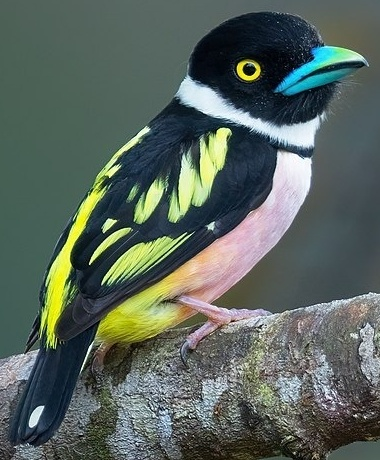
#> input picture module_1/images/bird.jpg, 380 x 460 px
$ jupyter execute feature_extraction_other.ipynb   (older library calls are emulated)
#> lines starting #> are read from the running program, lines starting #| are printed output that depends on the picture
[cell 1]
import cv2
from IPython.display import Image
import matplotlib.pyplot as plt
import numpy as np

# Load the main image
image = cv2.imread('images/bird.jpg',0)
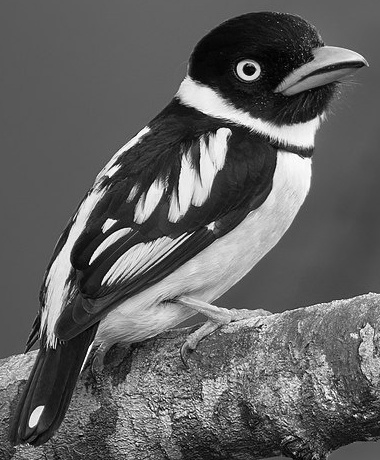
#> image: shape (460, 380); min 0, max 255, mean 97.2

[cell 2]
# Create a BRISK detector object
brisk = cv2.BRISK_create()

# Get keypoints and descriptors
kp, descriptors = brisk.detectAndCompute(image, None)
#> kp = 3903 keypoints; strongest (x, y, size): (89, 263, 11.3), (41, 407, 24), (91, 260, 24.6), (43, 406, 13.9)

# Draw the keypoints
brisk_img = cv2.drawKeypoints(image, kp, None,color=(0,0,255))
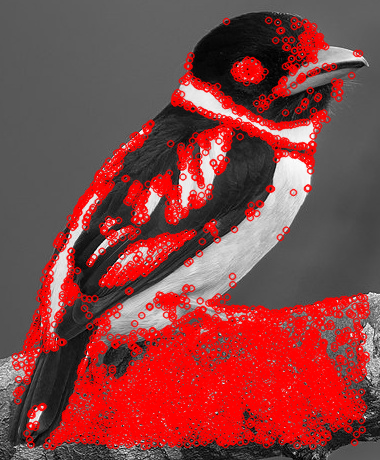
#> brisk_img: shape (460, 380, 3); mean of channels 0, 1, 2 66.7, 66.7, 134.7; drawn as B, G, R

[cell 3]
# Save the image
image_path = 'images/brisk.jpg'
cv2.imwrite(image_path, brisk_img)

# Display the image
Image(image_path)

[cell 4]
# Define gabor filter
ksize = 31
theta = np.pi/4
phi = np.pi/2
sigma = 5.0
gamma = 1.5
gabor_filter = cv2.getGaborKernel((ksize, ksize), sigma, theta, 1.0, gamma, phi, ktype=cv2.CV_32F)

# Apply Gabor filter
filtered_img = cv2.filter2D(image, cv2.CV_8UC3, gabor_filter)
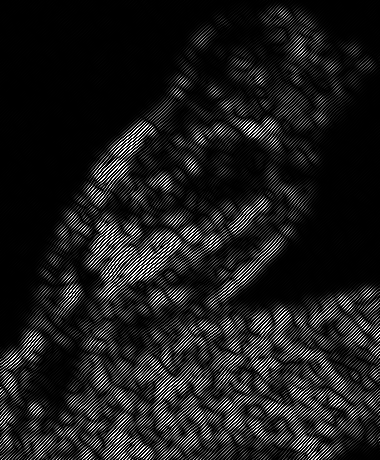
#> filtered_img: shape (460, 380); min 0, max 255, mean 27.8

# Save the image
image_path = 'images/gabor.jpg'
cv2.imwrite(image_path, filtered_img)

# Display the image
Image(image_path)

$ run again, with module_1/images/black_and_yellow_broadbill.jpg copied over module_1/images/bird.jpg
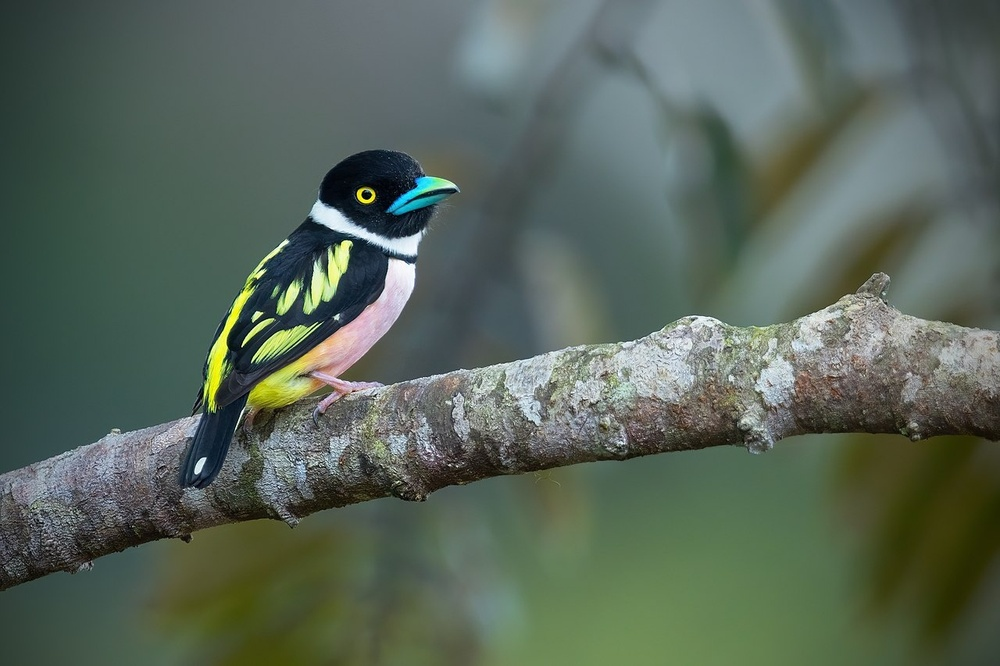
#> input picture module_1/images/black_and_yellow_broadbill.jpg, 1000 x 666 px, shrunk from 1280 x 853 before the run
#> `image = cv2.imread('images/bird.jpg',0)`:
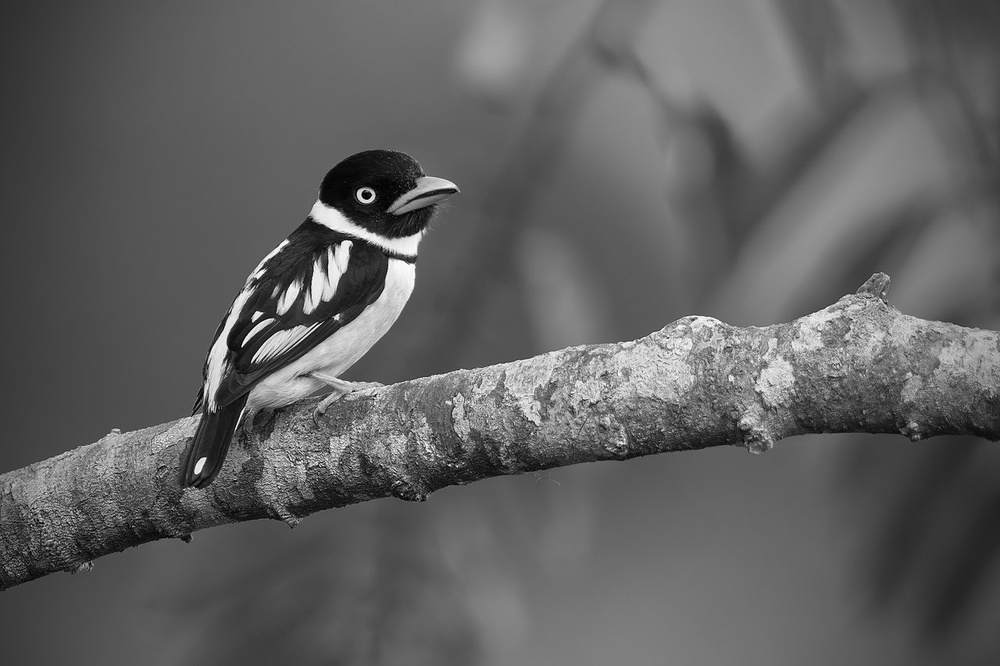
#> image: shape (666, 1000); min 0, max 255, mean 96.8
#> kp = 6578 keypoints; strongest (x, y, size): (242, 345, 13.4), (205, 458, 13.1), (258, 312, 24), (196, 472, 14.1)
#> `filtered_img = cv2.filter2D(image, cv2.CV_8UC3, gabor_filter)`:
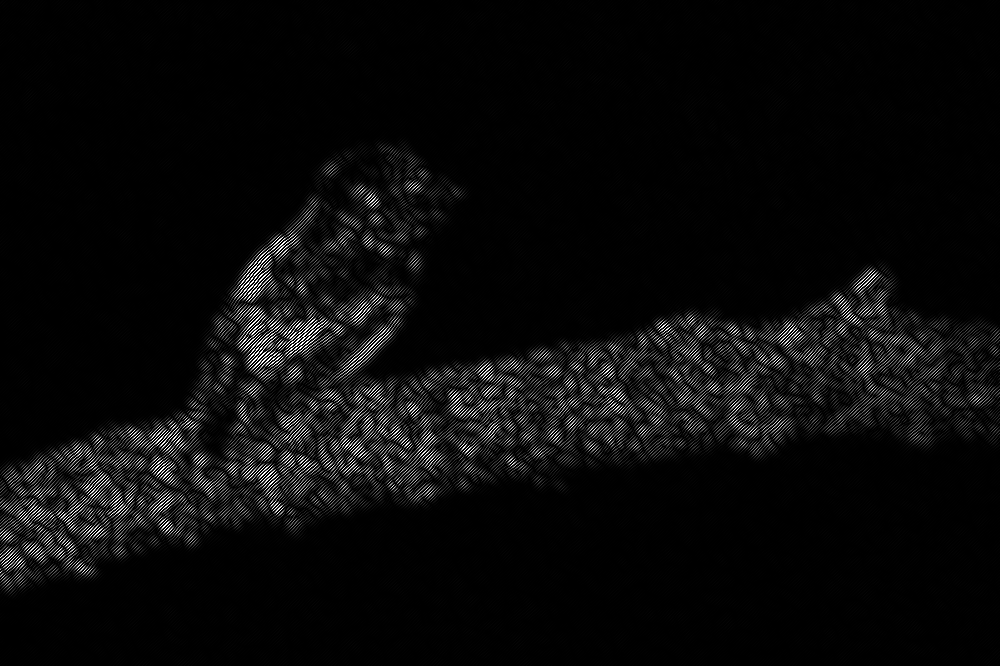
#> filtered_img: shape (666, 1000); min 0, max 255, mean 10.2

$ run again, with module_1/images/chess.jpg copied over module_1/images/bird.jpg
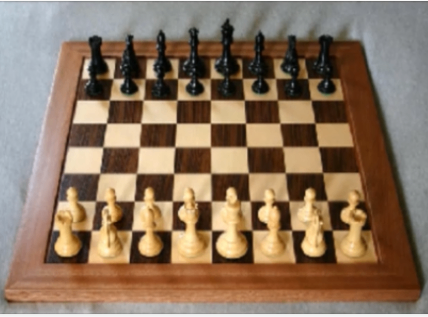
#> input picture module_1/images/chess.jpg, 428 x 317 px
#> `image = cv2.imread('images/bird.jpg',0)`:
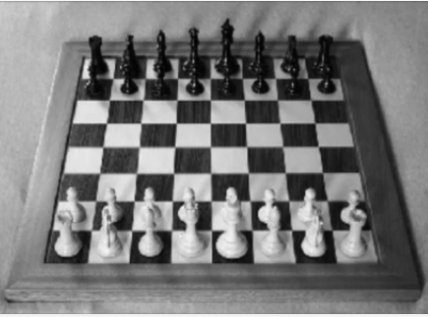
#> image: shape (317, 428); min 3, max 247, mean 121.1
#> kp = 1418 keypoints; strongest (x, y, size): (229, 190, 35.3), (308, 193, 41.8), (308, 192, 36.7), (217, 232, 38.6)
#> `filtered_img = cv2.filter2D(image, cv2.CV_8UC3, gabor_filter)`:
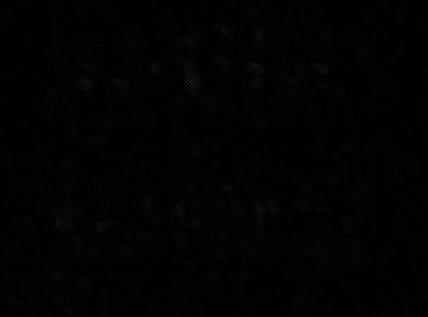
#> filtered_img: shape (317, 428); min 0, max 42, mean 1.8
